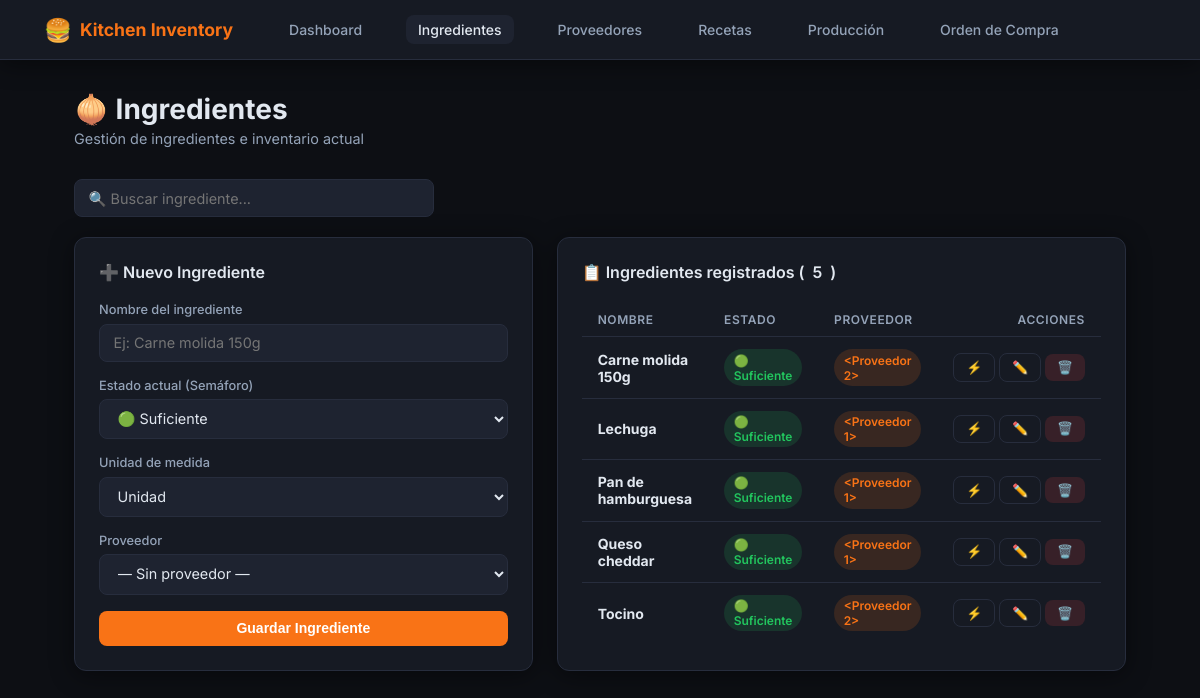
Screenshot of /ingredientes with the database file from the repository.
### models.py (models this page shows, shortened)
class Ingrediente(db.Model):
    __tablename__ = "ingredientes"
    id = db.Column(db.Integer, primary_key=True)
    nombre = db.Column(db.String(100), nullable=False, unique=True)
    stock_actual = db.Column(db.Float, nullable=False, default=0)
    stock_minimo = db.Column(db.Float, nullable=False, default=0)
    estado = db.Column(db.String(20), nullable=False, default="SUFICIENTE")
    unidad = db.Column(db.String(20), nullable=False, default="unidad")
    proveedor_id = db.Column(db.Integer, db.ForeignKey("proveedores.id"), nullable=True)

### app.py (the view, shortened to what this page needs)
@app.route("/ingredientes", methods=["GET", "POST"])
def ingredientes():
    ings = Ingrediente.query.order_by(Ingrediente.nombre).all()
    provs = Proveedor.query.order_by(Proveedor.nombre).all()
    return render_template("ingredientes.html", ingredientes=ings, proveedores=provs)

### templates/ingredientes.html (shortened to what this page needs)
{% extends "base.html" %}
{% block content %}
<div class="page-header">
  <h1>🧅 Ingredientes</h1>
  <p>Gestión de ingredientes e inventario actual</p>
</div>
<div style="margin-bottom:1.25rem;">
  <input type="text" id="buscador" placeholder="🔍 Buscar ingrediente..." style="max-width:360px;" oninput="filtrarIngredientes(this.value)"/>
</div>
<div class="grid-2">
  <div class="card">
    <div class="card-title">➕ Nuevo Ingrediente</div>
    <form method="POST" action="/ingredientes">
      <div class="form-group">
        <label>Nombre del ingrediente</label>
        <input type="text" name="nombre" id="nuevo-nombre" placeholder="Ej: Carne molida 150g" required/>
      </div>
      <div class="form-group">
        <label>Estado actual (Semáforo)</label>
        <select name="estado">
          <option value="SUFICIENTE">🟢 Suficiente</option>
        </select>
      </div>
      <div class="form-group">
        <label>Unidad de medida</label>
        <select name="unidad">
          <option value="unidad">Unidad</option>
        </select>
      </div>
      <div class="form-group">
        <label>Proveedor</label>
        <select name="proveedor_id">
          <option value="">— Sin proveedor —</option>
        </select>
      </div>
      <button type="submit" class="btn btn-primary" style="width:100%;justify-content:center;">Guardar Ingrediente</button>
    </form>
  </div>
  <div class="card">
    <div class="card-title">📋 Ingredientes registrados (<span id="contador">{{ ingredientes|length }}</span>)</div>
    {% if ingredientes %}
      <table id="tabla-ingredientes">
        <thead>
          <tr><th>Nombre</th><th>Estado</th><th>Proveedor</th><th style="text-align:right;">Acciones</th></tr>
        </thead>
        <tbody>
          {% for ing in ingredientes %}
          <tr class="ing-fila" data-nombre="{{ ing.nombre|lower }}">
            <td><strong>{{ ing.nombre }}</strong></td>
            <td>
              {% if ing.estado == 'SUFICIENTE' %}
                <span class="badge badge-green">🟢 Suficiente</span>
              {% elif ing.estado == 'POR_AGOTARSE' %}
                <span class="badge badge-yellow">🟡 Por Agotarse</span>
              {% else %}
                <span class="badge badge-red">🔴 Agotado</span>
              {% endif %}
            </td>
            <td>
              {% if ing.proveedor %}
                <span class="badge badge-orange">{{ ing.proveedor }}</span>
              {% else %}
                <span class="badge badge-yellow">N/A</span>
              {% endif %}
            </td>
            <td style="text-align:right;white-space:nowrap;">
              <button class="btn btn-outline btn-sm" onclick="abrirAjuste({{ ing.id }}, '{{ ing.nombre }}', '{{ ing.estado }}')" title="Cambiar Estado">⚡</button>
              <button class="btn btn-outline btn-sm" onclick="abrirEditar({{ ing.id }}, '{{ ing.nombre }}', '{{ ing.estado }}', '{{ ing.unidad }}', '{{ ing.proveedor_id or '' }}')" title="Editar">✏️</button>
              <button class="btn btn-sm" style="background:rgba(239,68,68,.15);color:var(--red);" onclick="confirmarEliminar('{{ ing.nombre }}', '/ingredientes/{{ ing.id }}/eliminar')" title="Eliminar">🗑️</button>
            </td>
          </tr>
          {% endfor %}
        </tbody>
      </table>
    {% else %}
      <div class="empty-state"><span>📭</span>Sin ingredientes aún</div>
    {% endif %}
  </div>
</div>
{% endblock %}

### templates/base.html (style rules this page uses)
*, *::before, *::after { box-sizing: border-box; margin: 0; padding: 0; }
:root { --bg: #0d0f14; --surface: #161a23; --surface2: #1e2330; --border: #272d3d; --accent: #f97316; --accent2: #fb923c; --green: #22c55e; --red: #ef4444; --yellow: #eab308; --text: #e2e8f0; --muted: #94a3b8; --radius: 12px; --shadow: 0 4px 24px rgba(0,0,0,.45); }
body { font-family: 'Inter', sans-serif; background: var(--bg); color: var(--text); min-height: 100vh; }
.page-header { margin-bottom: 2rem; }
.page-header h1 { font-size: 1.75rem; font-weight: 700; color: var(--text); }
.page-header p { color: var(--muted); margin-top: .25rem; font-size: .9rem; }
.card { background: var(--surface); border: 1px solid var(--border); border-radius: var(--radius); padding: 1.5rem; box-shadow: var(--shadow); }
.card-title { font-size: 1rem; font-weight: 600; margin-bottom: 1.25rem; display: flex; align-items: center; gap: .5rem; }
.grid-2 { display: grid; grid-template-columns: 1fr 1fr; gap: 1.5rem; }
.form-group { margin-bottom: 1rem; }
label { display: block; font-size: .8rem; font-weight: 500; color: var(--muted); margin-bottom: .4rem; }
input, select, textarea { width: 100%; background: var(--surface2); border: 1px solid var(--border); border-radius: 8px; color: var(--text); padding: .6rem .85rem; font-size: .9rem; font-family: inherit; transition: border-color .2s; outline: none; }
select option { background: var(--surface2); }
.btn { display: inline-flex; align-items: center; gap: .4rem; padding: .6rem 1.25rem; border-radius: 8px; font-size: .875rem; font-weight: 600; border: none; cursor: pointer; text-decoration: none; transition: all .2s; }
.btn-primary { background: var(--accent); color: #fff; }
.btn-outline { background: transparent; color: var(--muted); border: 1px solid var(--border); }
.btn-sm { padding: .35rem .75rem; font-size: .8rem; }
table { width: 100%; border-collapse: collapse; font-size: .875rem; }
th { text-align: left; padding: .6rem 1rem; font-size: .75rem; font-weight: 600; color: var(--muted); text-transform: uppercase; letter-spacing: .05em; border-bottom: 1px solid var(--border); }
td { padding: .75rem 1rem; border-bottom: 1px solid var(--border); vertical-align: middle; }
tr:last-child td { border-bottom: none; }
.badge { display: inline-block; padding: .2rem .6rem; border-radius: 99px; font-size: .75rem; font-weight: 600; }
.badge-green { background: rgba(34,197,94,.15); color: var(--green); }
.badge-orange { background: rgba(249,115,22,.15); color: var(--accent); }

### rows the page displays
Ingrediente: nombre "Carne molida 150g", estado "🟢 Suficiente", proveedor "<Proveedor 2>"
Ingrediente: nombre "Lechuga", estado "🟢 Suficiente", proveedor "<Proveedor 1>"
Ingrediente: nombre "Pan de hamburguesa", estado "🟢 Suficiente", proveedor "<Proveedor 1>"
Ingrediente: nombre "Queso cheddar", estado "🟢 Suficiente", proveedor "<Proveedor 1>"
Ingrediente: nombre "Tocino", estado "🟢 Suficiente", proveedor "<Proveedor 2>"

### other values shown
{{ ingredientes|length }} "5"
